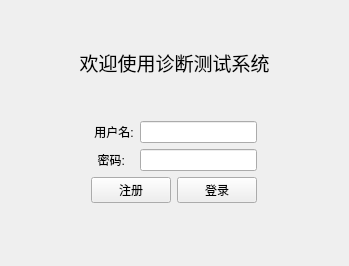
<?xml version="1.0" encoding="UTF-8"?>
<ui version="4.0">
 <class>LoginView</class>
 <widget class="QWidget" name="LoginView">
  <property name="geometry">
   <rect>
    <x>0</x>
    <y>0</y>
    <width>349</width>
    <height>266</height>
   </rect>
  </property>
  <property name="windowTitle">
   <string>登录</string>
  </property>
  <layout class="QGridLayout" name="gridLayout">
   <item row="0" column="1">
    <spacer name="verticalSpacer_3">
     <property name="orientation">
      <enum>Qt::Orientation::Vertical</enum>
     </property>
     <property name="sizeHint" stdset="0">
      <size>
       <width>20</width>
       <height>39</height>
      </size>
     </property>
    </spacer>
   </item>
   <item row="1" column="0" colspan="3">
    <widget class="QLabel" name="label_3">
     <property name="font">
      <font>
       <pointsize>14</pointsize>
      </font>
     </property>
     <property name="text">
      <string>欢迎使用诊断测试系统</string>
     </property>
     <property name="alignment">
      <set>Qt::AlignmentFlag::AlignCenter</set>
     </property>
    </widget>
   </item>
   <item row="2" column="1">
    <spacer name="verticalSpacer_4">
     <property name="orientation">
      <enum>Qt::Orientation::Vertical</enum>
     </property>
     <property name="sizeHint" stdset="0">
      <size>
       <width>20</width>
       <height>39</height>
      </size>
     </property>
    </spacer>
   </item>
   <item row="3" column="0">
    <spacer name="horizontalSpacer">
     <property name="orientation">
      <enum>Qt::Orientation::Horizontal</enum>
     </property>
     <property name="sizeHint" stdset="0">
      <size>
       <width>103</width>
       <height>20</height>
      </size>
     </property>
    </spacer>
   </item>
   <item row="3" column="1">
    <layout class="QVBoxLayout" name="verticalLayout">
     <item>
      <layout class="QFormLayout" name="formLayout">
       <item row="0" column="0">
        <widget class="QLabel" name="label">
         <property name="text">
          <string> 用户名:</string>
         </property>
        </widget>
       </item>
       <item row="1" column="0">
        <widget class="QLabel" name="label_2">
         <property name="text">
          <string>  密码:</string>
         </property>
        </widget>
       </item>
       <item row="1" column="1">
        <widget class="QLineEdit" name="inputUserPassword"/>
       </item>
       <item row="0" column="1">
        <widget class="QLineEdit" name="inputUserName"/>
       </item>
      </layout>
     </item>
     <item>
      <layout class="QHBoxLayout" name="horizontalLayout_2">
       <item>
        <layout class="QHBoxLayout" name="horizontalLayout">
         <item>
          <widget class="QPushButton" name="btnRegister">
           <property name="text">
            <string>注册</string>
           </property>
          </widget>
         </item>
         <item>
          <widget class="QPushButton" name="btnLogin">
           <property name="text">
            <string>登录</string>
           </property>
          </widget>
         </item>
        </layout>
       </item>
      </layout>
     </item>
    </layout>
   </item>
   <item row="3" column="2">
    <spacer name="horizontalSpacer_2">
     <property name="orientation">
      <enum>Qt::Orientation::Horizontal</enum>
     </property>
     <property name="sizeHint" stdset="0">
      <size>
       <width>103</width>
       <height>20</height>
      </size>
     </property>
    </spacer>
   </item>
   <item row="4" column="1">
    <spacer name="verticalSpacer_2">
     <property name="orientation">
      <enum>Qt::Orientation::Vertical</enum>
     </property>
     <property name="sizeHint" stdset="0">
      <size>
       <width>20</width>
       <height>54</height>
      </size>
     </property>
    </spacer>
   </item>
  </layout>
 </widget>
 <resources/>
 <connections/>
</ui>
